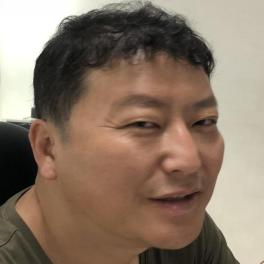
#> input picture images/test2_0.jpeg, 264 x 264 px
$ python -i remove_shadow.py   (imports and definitions only)   (older library calls are emulated)
#> lines starting #> are read from the running program, lines starting #| are printed output that depends on the picture
#> further down, picture is the input picture: shape (264, 264, 3); mean B, G, R 103, 119.3, 138.3
import numpy as np
import cv2
from PIL import Image
from skimage import exposure


# read an image with shadow...
# and it converts to BGR color space automatically
def to_Lab(img):
    return cv2.cvtColor(img, cv2.COLOR_BGR2LAB)


def median_filter(img):
    return cv2.medianBlur(img, 51)


def to_negative(img):
    return ~img


# [85 lines left out: functions preprocessing, preprocessing_hist, preprocessing_hist_nagative, not called in this run]


def convert_to_pil(nimg):
    """ Converts numpy image to PIL image"""
    return Image.fromarray(np.uint8(nimg))


def convert_to_np(img):
    """ Converts PIL image to np image"""
    # img = img.convert(mode='RGB')
    nimg = np.asarray(img)
    nimg.flags.writeable = True
    return nimg


def max_white(img):
    """ Function to apply simple white balance to a PIL image
    Notes:
        From: https://github.com/shunsukeaihara/colorcorrect
    Arguments:
        img (Image): Input image to white balance
    Returns:
        balanced_image (Image): Balanced image
    """

    # Convert PIL image to numpy array
    nimg = convert_to_np(img)

    # Determine value of brightest possible pixel
    if nimg.dtype == np.uint8:
        brightest = float(2 ** 8)
    elif nimg.dtype == np.uint16:
        brightest = float(2 ** 16)
    elif nimg.dtype == np.uint32:
        brightest = float(2 ** 32)
    else:
        brightest = float(2 ** 8)

    # Apply max white
    nimg = np.transpose(nimg, (2, 0, 1))
    nimg = nimg.astype(np.int32)
    nimg[0] = np.minimum(nimg[0] * (brightest / float(nimg[0].max())), 255)
    nimg[1] = np.minimum(nimg[1] * (brightest / float(nimg[1].max())), 255)
    nimg[2] = np.minimum(nimg[2] * (brightest / float(nimg[2].max())), 255)
    nimg = np.transpose(nimg, (1, 2, 0)).astype(np.uint8)

    # Convert image back to PIL
    balanced_image = convert_to_pil(nimg)
    return balanced_image


def clean_image(img):
    """ Function to adjust contrast if needed and white balance
    Arguments:
        img (Image): Input image to white balance
    Returns:
        balanced_image (Image): Balanced image
    """

    nimg = convert_to_np(img)

    # Determine if image is low contrast and adjust if needed
    low_contrast = exposure.is_low_contrast(nimg)
    if low_contrast:
        # Convert PIL image to numpy array
        nimg = exposure.adjust_gamma(nimg)

    img = convert_to_pil(nimg)

    balanced_image = max_white(img)
    return balanced_image


def preprocessing_gamma(img, erosion):
    img_orig = img
    height, width = img.shape[:2]

    """
    if height % 2 == 1:
        height = height +1

    if width % 2 == 1:
        width = width +1

    if height % 20 != 0:
        height = height + (height %24)

    if width % 20 != 0:
        width = width + (width % 24)
    """
    img = cv2.resize(img, (width, height))
    img = to_Lab(img)
    lumin, a, b = cv2.split(img)

    Gamma = 2.5
    invGamma = 1.0 / Gamma
    table = np.array([((i / 255.0) ** invGamma) * 255 for i in np.arange(0, 256)]).astype("uint8")
    lumin_prime = cv2.LUT(lumin, table)
    img = cv2.merge((lumin_prime, a, b))
    img = cv2.cvtColor(img, cv2.COLOR_LAB2LBGR)

    for i in range(height):
        for j in range(width):
            if erosion[i, j, 0] == 255 and erosion[i, j, 1] == 255 and erosion[i, j, 2] == 255:
                img_orig[i, j] = [img[i, j, 0], img[i, j, 1], img[i, j, 2]]

    return img_orig


def remove_shadow_tt(img):
    or_img = img

    # covert the BGR image to an YCbCr image
    y_cb_cr_img = cv2.cvtColor(or_img, cv2.COLOR_BGR2YCrCb)
#> y_cb_cr_img: shape (264, 264, 3); mean of channels 0, 1, 2 123.1, 138.9, 116.7

    # copy the image to create a binary mask later
    binary_mask = np.copy(y_cb_cr_img)

    # get mean value of the pixels in Y plane
    y_mean = np.mean(cv2.split(y_cb_cr_img)[0])
#> y_mean = 123.1

    # get standard deviation of channel in Y plane
    y_std = np.std(cv2.split(y_cb_cr_img)[0])
#> y_std = 67.18

    # classify pixels as shadow and non-shadow pixels
    for i in range(y_cb_cr_img.shape[0]):
        for j in range(y_cb_cr_img.shape[1]):

            if y_cb_cr_img[i, j, 0] < y_mean - (y_std / 3):
                # paint it white (shadow)
                binary_mask[i, j] = [255, 255, 255]
            else:
                # paint it black (non-shadow)
                binary_mask[i, j] = [0, 0, 0]
#> binary_mask: shape (264, 264, 3); mean of channels 0, 1, 2 106.7, 106.7, 106.7

    # Using morphological operation
    # The misclassified pixels are
    # removed using dilation followed by erosion.
    kernel = np.ones((3, 3), np.uint8)
    erosion = cv2.erode(binary_mask, kernel, iterations=1)
#> erosion: shape (264, 264, 3); mean of channels 0, 1, 2 93.3, 93.3, 93.3

    # sum of pixel intensities in the lit areas
    spi_la = 0

    # sum of pixel intensities in the shadow
    spi_s = 0

    # number of pixels in the lit areas
    n_la = 0

    # number of pixels in the shadow
    n_s = 0

    # get sum of pixel intensities in the lit areas
    # and sum of pixel intensities in the shadow

    for i in range(y_cb_cr_img.shape[0]):
        for j in range(y_cb_cr_img.shape[1]):
            if erosion[i, j, 0] == 0 and erosion[i, j, 1] == 0 and erosion[i, j, 2] == 0:
                spi_la = spi_la + y_cb_cr_img[i, j, 0]
                n_la += 1
            else:
                spi_s = spi_s + y_cb_cr_img[i, j, 0]
                n_s += 1
#> after the loop, n_la = 44182; n_s = 25514; spi_la = 7102026; spi_s = 1478110

    # get the average pixel intensities in the lit areas
    average_ld = spi_la / n_la
#> average_ld = 160.7

    # get the average pixel intensities in the shadow
    average_le = spi_s / n_s
#> average_le = 57.93

    # difference of the pixel intensities in the shadow and lit areas
    i_diff = average_ld - average_le
#> i_diff = 102.8

    # get the ratio between average shadow pixels and average lit pixels
    # get the ratio between average shadow pixels and average lit pixels
    ratio_as_al = average_ld / average_le
#> ratio_as_al = 2.77

    # added these difference

    for i in range(y_cb_cr_img.shape[0]):
        for j in range(y_cb_cr_img.shape[1]):
            if erosion[i, j, 0] == 255 and erosion[i, j, 1] == 255 and erosion[i, j, 2] == 255:
                y_cb_cr_img[i, j] = [y_cb_cr_img[i, j, 0] + i_diff, y_cb_cr_img[i, j, 1] + ratio_as_al,
                                     y_cb_cr_img[i, j, 2] + ratio_as_al]
#> y_cb_cr_img: shape (264, 264, 3); mean of channels 0, 1, 2 160.4, 139.6, 117.4

    # covert the YCbCr image to the BGR image

    # final_image = cv2.cvtColor(y_cb_cr_img, cv2.COLOR_YCR_CB2BGR)

    final_image = preprocessing_gamma(or_img, erosion)
#> in to_Lab, `return cv2.cvtColor(img, cv2.COLOR_BGR2LAB)`: returned value: shape (264, 264, 3); mean of channels 0, 1, 2 128.4, 133.2, 140
#> in preprocessing_gamma, `lumin, a, b = cv2.split(img)`:
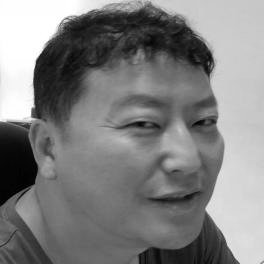
#> lumin: shape (264, 264); min 0, max 255, mean 128.4
#> in preprocessing_gamma, `lumin, a, b = cv2.split(img)`:
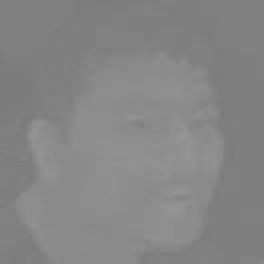
#> a: shape (264, 264); min 121, max 150, mean 133.2
#> in preprocessing_gamma, `lumin_prime = cv2.LUT(lumin, table)`:
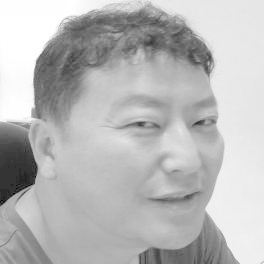
#> lumin_prime: shape (264, 264); min 0, max 255, mean 184.9
#> in preprocessing_gamma, `img = cv2.merge((lumin_prime, a, b))`: img: shape (264, 264, 3); mean of channels 0, 1, 2 184.9, 133.2, 140
#> in preprocessing_gamma, `img = cv2.cvtColor(img, cv2.COLOR_LAB2LBGR)`: img: shape (264, 264, 3); mean of channels 0, 1, 2 97.2, 121.4, 155.3
#> after the loop in preprocessing_gamma, `for i in range(height):`:
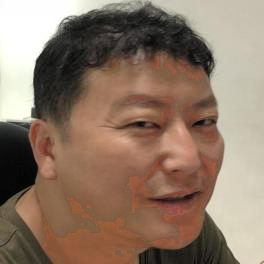
#> img_orig: shape (264, 264, 3); mean B, G, R 103.4, 120.3, 142.1
    # final_image = cv2.cvtColor(final_image, cv2.COLOR_BGR2YCrCb)
    final_image = np.array(clean_image(final_image))
#> in clean_image, `low_contrast = exposure.is_low_contrast(nimg)`: low_contrast = False
    final_image = cv2.GaussianBlur(final_image, (3, 3), 0)
    final_image = preprocessing_gamma(final_image, erosion)
    final_image = np.array(clean_image(final_image))
    final_image = cv2.GaussianBlur(final_image, (3, 3), 0)
    # final_image = preprocessing_gamma(final_image, erosion)
    # final_image = np.array(clean_image(final_image))
    #final_image = cv2.GaussianBlur(final_image, (3, 3), 0)
    return final_image


# [19 lines left out: function remove_shadow, not called in this run]

>>> import cv2
>>> picture = cv2.imread('images/test2_0.jpeg')
#> (the run stopped early here; a loop or call above may not have finished)

$ run again, on images/test2_1.jpeg
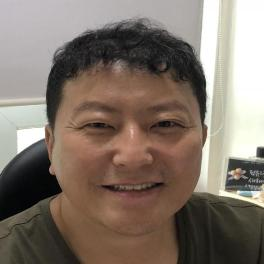
#> input picture images/test2_1.jpeg, 264 x 264 px
#> picture is the input picture: shape (264, 264, 3); mean B, G, R 105.9, 116.5, 129.5
#> y_mean = 119.2
#> y_std = 70.36
#> erosion: shape (264, 264, 3); mean of channels 0, 1, 2 105.2, 105.2, 105.2
#> after the loop in remove_shadow_tt, `for i in range(y_cb_cr_img.shape[0]):`: n_la = 40932; n_s = 28764; spi_la = 6698726; spi_s = 1607219
#> average_ld = 163.7
#> average_le = 55.88
#> i_diff = 107.8
#> ratio_as_al = 2.93
#> in preprocessing_gamma, `lumin_prime = cv2.LUT(lumin, table)`:
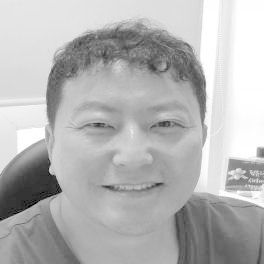
#> lumin_prime: shape (264, 264); min 0, max 255, mean 181.3
#> after the loop in preprocessing_gamma, `for i in range(height):`:
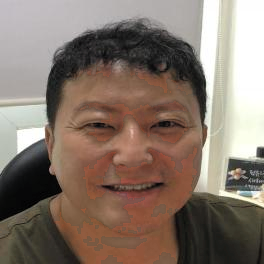
#> img_orig: shape (264, 264, 3); mean B, G, R 106.5, 117.7, 133.3
#> low_contrast = False

$ run again, on images/test_0.jpeg
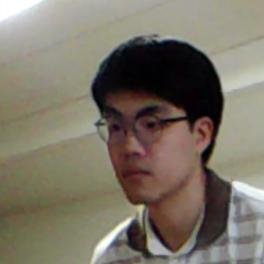
#> input picture images/test_0.jpeg, 264 x 264 px
#> picture is the input picture: shape (264, 264, 3); mean B, G, R 102.8, 116.2, 123.4
#> y_mean = 116.8
#> y_std = 53.77
#> erosion: shape (264, 264, 3); mean of channels 0, 1, 2 63.2, 63.2, 63.2
#> after the loop in remove_shadow_tt, `for i in range(y_cb_cr_img.shape[0]):`: n_la = 52429; n_s = 17267; spi_la = 7469611; spi_s = 672401
#> average_ld = 142.5
#> average_le = 38.94
#> i_diff = 103.5
#> ratio_as_al = 3.66
#> in preprocessing_gamma, `lumin_prime = cv2.LUT(lumin, table)`:
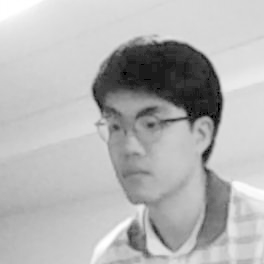
#> lumin_prime: shape (264, 264); min 0, max 255, mean 180.5
#> after the loop in preprocessing_gamma, `for i in range(height):`:
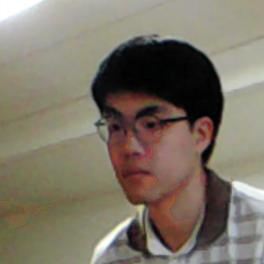
#> img_orig: shape (264, 264, 3); mean B, G, R 103, 116.8, 125
#> low_contrast = False

$ run again, on images/test_1.jpeg
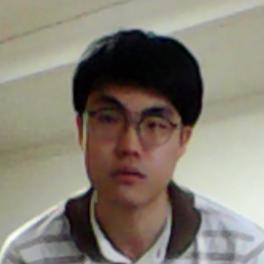
#> input picture images/test_1.jpeg, 264 x 264 px
#> picture is the input picture: shape (264, 264, 3); mean B, G, R 115.2, 127.1, 133.5
#> y_mean = 127.7
#> y_std = 63.17
#> erosion: shape (264, 264, 3); mean of channels 0, 1, 2 74.9, 74.9, 74.9
#> after the loop in remove_shadow_tt, `for i in range(y_cb_cr_img.shape[0]):`: n_la = 49212; n_s = 20484; spi_la = 8043314; spi_s = 856035
#> average_ld = 163.4
#> average_le = 41.79
#> i_diff = 121.7
#> ratio_as_al = 3.91
#> in preprocessing_gamma, `lumin_prime = cv2.LUT(lumin, table)`:
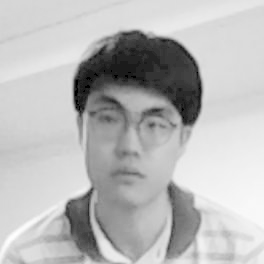
#> lumin_prime: shape (264, 264); min 0, max 255, mean 185.2
#> after the loop in preprocessing_gamma, `for i in range(height):`:
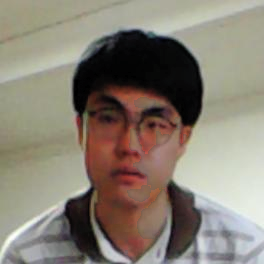
#> img_orig: shape (264, 264, 3); mean B, G, R 115.6, 127.9, 136.1
#> low_contrast = False
